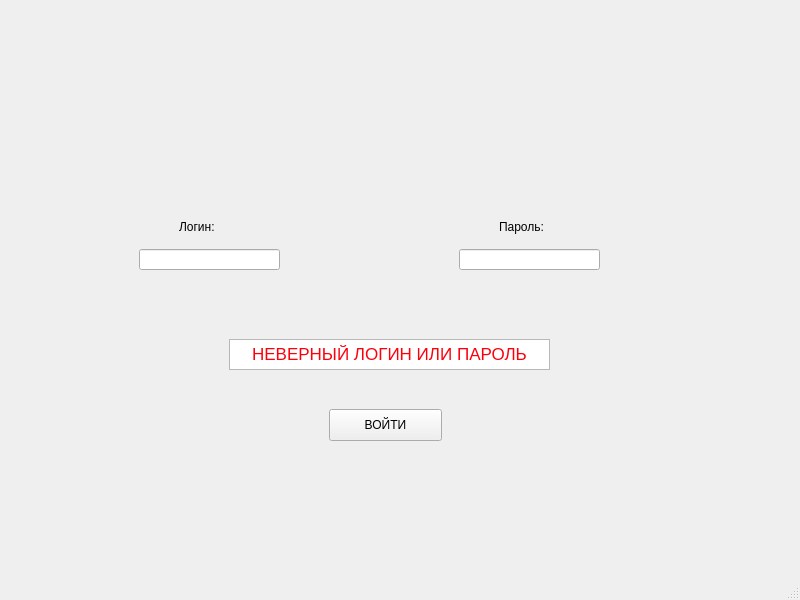
<?xml version="1.0" encoding="UTF-8"?>
<ui version="4.0">
 <class>MainWindow</class>
 <widget class="QMainWindow" name="MainWindow">
  <property name="geometry">
   <rect>
    <x>0</x>
    <y>0</y>
    <width>800</width>
    <height>600</height>
   </rect>
  </property>
  <property name="windowTitle">
   <string>MainWindow</string>
  </property>
  <widget class="QWidget" name="centralwidget">
   <layout class="QHBoxLayout" name="horizontalLayout">
    <item>
     <widget class="QWidget" name="widget" native="true">
      <widget class="QPushButton" name="knopkaVoiti">
       <property name="geometry">
        <rect>
         <x>320</x>
         <y>400</y>
         <width>113</width>
         <height>32</height>
        </rect>
       </property>
       <property name="text">
        <string>ВОЙТИ</string>
       </property>
      </widget>
      <widget class="QLineEdit" name="login">
       <property name="geometry">
        <rect>
         <x>130</x>
         <y>240</y>
         <width>141</width>
         <height>21</height>
        </rect>
       </property>
      </widget>
      <widget class="QLabel" name="textLogin">
       <property name="geometry">
        <rect>
         <x>170</x>
         <y>210</y>
         <width>60</width>
         <height>16</height>
        </rect>
       </property>
       <property name="text">
        <string>Логин:</string>
       </property>
      </widget>
      <widget class="QLabel" name="textPassword">
       <property name="geometry">
        <rect>
         <x>490</x>
         <y>210</y>
         <width>60</width>
         <height>16</height>
        </rect>
       </property>
       <property name="text">
        <string>Пароль:</string>
       </property>
      </widget>
      <widget class="QLineEdit" name="password">
       <property name="geometry">
        <rect>
         <x>450</x>
         <y>240</y>
         <width>141</width>
         <height>21</height>
        </rect>
       </property>
      </widget>
      <widget class="QTextBrowser" name="successfulAuth">
       <property name="geometry">
        <rect>
         <x>220</x>
         <y>330</y>
         <width>321</width>
         <height>31</height>
        </rect>
       </property>
       <property name="html">
        <string>&lt;!DOCTYPE HTML PUBLIC &quot;-//W3C//DTD HTML 4.0//EN&quot; &quot;http://www.w3.org/TR/REC-html40/strict.dtd&quot;&gt;
&lt;html&gt;&lt;head&gt;&lt;meta name=&quot;qrichtext&quot; content=&quot;1&quot; /&gt;&lt;style type=&quot;text/css&quot;&gt;
p, li { white-space: pre-wrap; }
&lt;/style&gt;&lt;/head&gt;&lt;body style=&quot; font-family:'.SF NS Text'; font-size:13pt; font-weight:400; font-style:normal;&quot;&gt;
&lt;p align=&quot;center&quot; style=&quot; margin-top:0px; margin-bottom:0px; margin-left:0px; margin-right:0px; -qt-block-indent:0; text-indent:0px;&quot;&gt;&lt;span style=&quot; color:#24ff07;&quot;&gt;ВХОД УСПЕШЕН!&lt;/span&gt;&lt;/p&gt;
&lt;p align=&quot;center&quot; style=&quot;-qt-paragraph-type:empty; margin-top:0px; margin-bottom:0px; margin-left:0px; margin-right:0px; -qt-block-indent:0; text-indent:0px; color:#24ff07;&quot;&gt;&lt;br /&gt;&lt;/p&gt;&lt;/body&gt;&lt;/html&gt;</string>
       </property>
      </widget>
      <widget class="QTextBrowser" name="unsuccessfulAuth">
       <property name="geometry">
        <rect>
         <x>220</x>
         <y>330</y>
         <width>321</width>
         <height>31</height>
        </rect>
       </property>
       <property name="html">
        <string>&lt;!DOCTYPE HTML PUBLIC &quot;-//W3C//DTD HTML 4.0//EN&quot; &quot;http://www.w3.org/TR/REC-html40/strict.dtd&quot;&gt;
&lt;html&gt;&lt;head&gt;&lt;meta name=&quot;qrichtext&quot; content=&quot;1&quot; /&gt;&lt;style type=&quot;text/css&quot;&gt;
p, li { white-space: pre-wrap; }
&lt;/style&gt;&lt;/head&gt;&lt;body style=&quot; font-family:'.SF NS Text'; font-size:13pt; font-weight:400; font-style:normal;&quot;&gt;
&lt;p align=&quot;center&quot; style=&quot; margin-top:0px; margin-bottom:0px; margin-left:0px; margin-right:0px; -qt-block-indent:0; text-indent:0px;&quot;&gt;&lt;span style=&quot; color:#fc000b;&quot;&gt;НЕВЕРНЫЙ ЛОГИН ИЛИ ПАРОЛЬ&lt;/span&gt;&lt;/p&gt;&lt;/body&gt;&lt;/html&gt;</string>
       </property>
      </widget>
     </widget>
    </item>
   </layout>
  </widget>
  <widget class="QMenuBar" name="menubar">
   <property name="geometry">
    <rect>
     <x>0</x>
     <y>0</y>
     <width>800</width>
     <height>22</height>
    </rect>
   </property>
  </widget>
  <widget class="QStatusBar" name="statusbar"/>
 </widget>
 <resources/>
 <connections/>
</ui>
